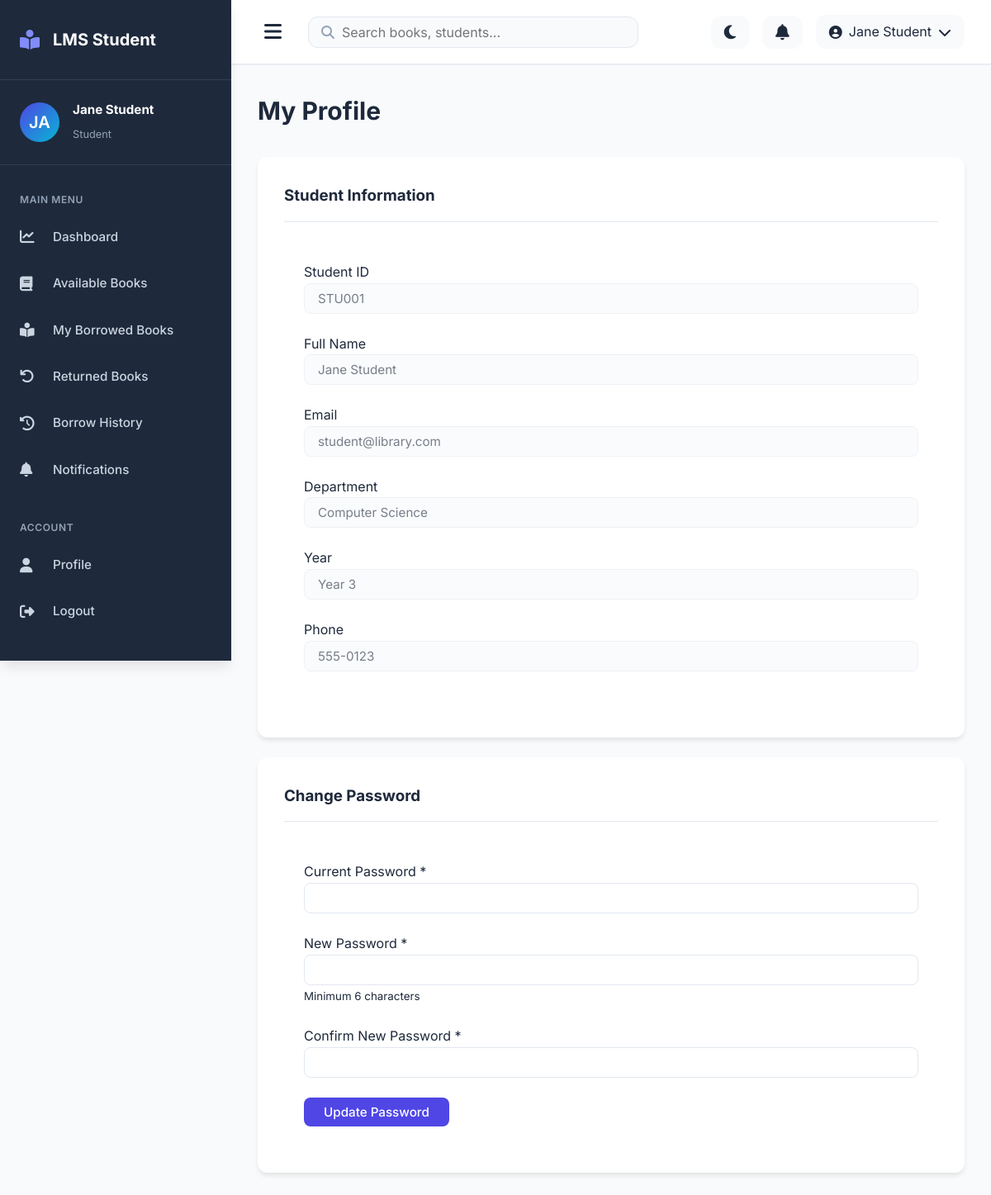
The page /student/profile.php (signed in) on the database its author committed.
### tables this page shows
CREATE TABLE students (
    id INT PRIMARY KEY AUTO_INCREMENT,
    user_id INT UNIQUE,
    student_id VARCHAR(50) UNIQUE NOT NULL,
    full_name VARCHAR(100) NOT NULL,
    department VARCHAR(100),
    year VARCHAR(20),
    phone VARCHAR(20),
    email VARCHAR(100) UNIQUE NOT NULL,
    created_at TIMESTAMP DEFAULT CURRENT_TIMESTAMP,
    updated_at TIMESTAMP DEFAULT CURRENT_TIMESTAMP ON UPDATE CURRENT_TIMESTAMP,
    FOREIGN KEY (user_id) REFERENCES users(id) ON DELETE SET NULL
);

### config/config.php (called while the page is built, shortened)
<?php
function isLoggedIn() {
    return isset($_SESSION['user_id']) && isset($_SESSION['role']);
}
function getCurrentUser() {
    if (isLoggedIn()) {
        return [
            'id' => $_SESSION['user_id'],
            'username' => $_SESSION['username'],
            'full_name' => $_SESSION['full_name'],
            'email' => $_SESSION['email'],
            'role' => $_SESSION['role']
        ];
    }
    return null;
}

### student/profile.php (the view, shortened to what this page needs)
<?php
require_once '../config/config.php';
$currentUser = getCurrentUser();
try {
    $db = getDB();
    $stmt = $db->prepare("SELECT * FROM students WHERE user_id = ?");
    $stmt->execute([$currentUser['id']]);
    $student = $stmt->fetch();
} catch (PDOException $e) {
    error_log("Student fetch error: " . $e->getMessage());
}
include '../includes/header.php';
include '../includes/sidebar_student.php';
?>
<div class="main-content">
    <?php include '../includes/navbar.php'; ?>
    <div class="content">
        <div class="page-header">
            <h1 class="page-title">My Profile</h1>
        </div>
        <div class="card">
            <div class="card-header">
                <h3>Student Information</h3>
            </div>
            <div style="padding: 1.5rem;">
                <div class="form-group">
                    <label>Student ID</label>
                    <input type="text" class="form-control" value="<?php echo htmlspecialchars($student['student_id']); ?>" disabled>
                </div>
                <div class="form-group">
                    <label>Full Name</label>
                    <input type="text" class="form-control" value="<?php echo htmlspecialchars($student['full_name']); ?>" disabled>
                </div>
                <div class="form-group">
                    <label>Email</label>
                    <input type="email" class="form-control" value="<?php echo htmlspecialchars($student['email']); ?>" disabled>
                </div>
                <div class="form-group">
                    <label>Department</label>
                    <input type="text" class="form-control" value="<?php echo htmlspecialchars($student['department']); ?>" disabled>
                </div>
                <div class="form-group">
                    <label>Year</label>
                    <input type="text" class="form-control" value="<?php echo htmlspecialchars($student['year']); ?>" disabled>
                </div>
                <div class="form-group">
                    <label>Phone</label>
                    <input type="text" class="form-control" value="<?php echo htmlspecialchars($student['phone']); ?>" disabled>
                </div>
            </div>
        </div>
        <div class="card" style="margin-top: 1.5rem;">
            <div class="card-header">
                <h3>Change Password</h3>
            </div>
            <form method="POST" style="padding: 1.5rem;">
                <div class="form-group">
                    <label>Current Password *</label>
                    <input type="password" name="current_password" class="form-control" required>
                </div>
                <div class="form-group">
                    <label>New Password *</label>
                    <input type="password" name="new_password" class="form-control" required minlength="6">
                    <small>Minimum 6 characters</small>
                </div>
                <div class="form-group">
                    <label>Confirm New Password *</label>
                    <input type="password" name="confirm_password" class="form-control" required minlength="6">
                </div>
                <button type="submit" class="btn btn-primary">Update Password</button>
            </form>
        </div>
    </div>
</div>
<?php include '../includes/footer.php'; ?>

### includes/sidebar_student.php (shortened to what this page needs)
<?php
$currentUser = getCurrentUser();
$userInitials = strtoupper(substr($currentUser['full_name'], 0, 2));
?>
<aside class="sidebar">
    <div class="sidebar-header">
        <div class="sidebar-brand">
            <i class="fas fa-book-reader"></i>
            <span>LMS Student</span>
        </div>
    </div>
    <div class="sidebar-user">
        <div class="user-info">
            <div class="user-avatar"><?php echo $userInitials; ?></div>
            <div class="user-details">
                <h4><?php echo htmlspecialchars($currentUser['full_name']); ?></h4>
                <span><?php echo str_replace('_', ' ', $currentUser['role']); ?></span>
            </div>
        </div>
    </div>
    <div class="sidebar-menu">
        <div class="menu-section">
            <div class="menu-title">Main Menu</div>
            <a href="<?php echo SITE_URL; ?>/student/dashboard.php" class="menu-item <?php echo basename($_SERVER['PHP_SELF']) == 'dashboard.php' ? 'active' : ''; ?>">
                <i class="fas fa-chart-line"></i>
                <span>Dashboard</span>
            </a>
            <a href="<?php echo SITE_URL; ?>/student/available-books.php" class="menu-item">
                <i class="fas fa-book"></i>
                <span>Available Books</span>
            </a>
            <a href="<?php echo SITE_URL; ?>/student/borrowed-books.php" class="menu-item">
                <i class="fas fa-book-reader"></i>
                <span>My Borrowed Books</span>
            </a>
            <a href="<?php echo SITE_URL; ?>/student/returned-books.php" class="menu-item">
                <i class="fas fa-undo"></i>
                <span>Returned Books</span>
            </a>
            <a href="<?php echo SITE_URL; ?>/student/history.php" class="menu-item">
                <i class="fas fa-history"></i>
                <span>Borrow History</span>
            </a>
            <a href="<?php echo SITE_URL; ?>/student/notifications.php" class="menu-item">
                <i class="fas fa-bell"></i>
                <span>Notifications</span>
            </a>
        </div>
        <div class="menu-section">
            <div class="menu-title">Account</div>
            <a href="<?php echo SITE_URL; ?>/student/profile.php" class="menu-item">
                <i class="fas fa-user"></i>
                <span>Profile</span>
            </a>
            <a href="<?php echo SITE_URL; ?>/auth/logout.php" class="menu-item">
                <i class="fas fa-sign-out-alt"></i>
                <span>Logout</span>
            </a>
        </div>
    </div>
</aside>

### includes/navbar.php (shortened to what this page needs)
<?php
$currentUser = getCurrentUser();
?>
<nav class="navbar">
    <div class="navbar-content">
        <div class="navbar-left">
            <button class="menu-toggle" id="menuToggle">
                <i class="fas fa-bars"></i>
            </button>
            <div class="navbar-search">
                <i class="fas fa-search"></i>
                <input type="text" id="searchInput" placeholder="Search books, students...">
            </div>
        </div>
        <div class="navbar-right">
            <button class="theme-toggle" id="themeToggle" title="Toggle Theme">
                <i class="fas fa-moon"></i>
            </button>
            <button class="notification-btn" title="Notifications">
                <i class="fas fa-bell"></i>
            </button>
            <div class="user-menu">
                <i class="fas fa-user-circle"></i>
                <span><?php echo htmlspecialchars($currentUser['full_name']); ?></span>
                <i class="fas fa-chevron-down"></i>
            </div>
        </div>
    </div>
</nav>

### rows shown on the page
students: full_name "JA", full_name "Jane Student", student "STU001", email "student@library.com", department "Computer Science", year "Year 3", phone "555-0123"

### other values the page prints
str_replace('_', ' ', $currentUser['role']) "Student"
